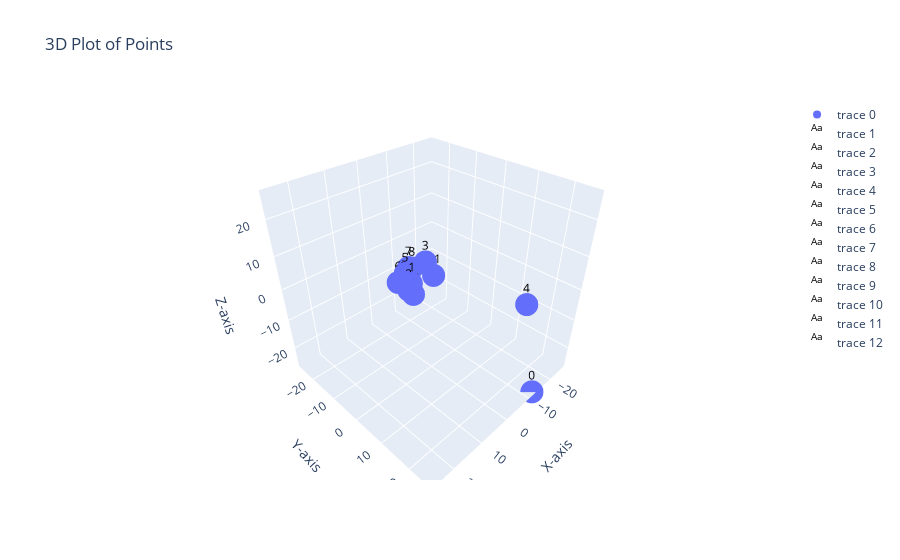

Notebook cell for this chart:
### Code cell
file_name="couplings_J_avg"
dab=load_d(file_name)
mapData(dab)

### Figure 1 — Plotly figure (JSON) as saved in the notebook; plotly's stock layout.template omitted (floating-point values rounded to 4 significant figures)
{"data": [{"mode": "markers", "type": "scatter3d", "x": [-12.53, 6.368, 7.001, -0.955, -12.62, 5.246, 5.893, 0.3062, -0.8996, 3.232, 2.44, -3.491], "y": [26.26, -0.7419, -1.016, -3.279, 20.59, -4.143, -6.246, -8.407, -8.362, -7.386, -4.406, -2.865], "z": [-27.25, 4.796, 3.028, 6.703, -0.3696, 5.557, 2.24, 3.284, 2.603, 0.1272, -2.321, 1.607]}, {"hoverinfo": "none", "mode": "text", "text": "0", "textfont": {"color": "black", "size": 12}, "type": "scatter3d", "x": [-12.53], "y": [26.26], "z": [-27.25]}, {"hoverinfo": "none", "mode": "text", "text": "1", "textfont": {"color": "black", "size": 12}, "type": "scatter3d", "x": [6.368], "y": [-0.7419], "z": [4.796]}, {"hoverinfo": "none", "mode": "text", "text": "2", "textfont": {"color": "black", "size": 12}, "type": "scatter3d", "x": [7.001], "y": [-1.016], "z": [3.028]}, {"hoverinfo": "none", "mode": "text", "text": "3", "textfont": {"color": "black", "size": 12}, "type": "scatter3d", "x": [-0.955], "y": [-3.279], "z": [6.703]}, {"hoverinfo": "none", "mode": "text", "text": "4", "textfont": {"color": "black", "size": 12}, "type": "scatter3d", "x": [-12.62], "y": [20.59], "z": [-0.3696]}, {"hoverinfo": "none", "mode": "text", "text": "5", "textfont": {"color": "black", "size": 12}, "type": "scatter3d", "x": [5.246], "y": [-4.143], "z": [5.557]}, {"hoverinfo": "none", "mode": "text", "text": "6", "textfont": {"color": "black", "size": 12}, "type": "scatter3d", "x": [5.893], "y": [-6.246], "z": [2.24]}, {"hoverinfo": "none", "mode": "text", "text": "7", "textfont": {"color": "black", "size": 12}, "type": "scatter3d", "x": [0.3062], "y": [-8.407], "z": [3.284]}, {"hoverinfo": "none", "mode": "text", "text": "8", "textfont": {"color": "black", "size": 12}, "type": "scatter3d", "x": [-0.8996], "y": [-8.362], "z": [2.603]}, {"hoverinfo": "none", "mode": "text", "text": "9", "textfont": {"color": "black", "size": 12}, "type": "scatter3d", "x": [3.232], "y": [-7.386], "z": [0.1272]}, {"hoverinfo": "none", "mode": "text", "text": "10", "textfont": {"color": "black", "size": 12}, "type": "scatter3d", "x": [2.44], "y": [-4.406], "z": [-2.321]}, {"hoverinfo": "none", "mode": "text", "text": "11", "textfont": {"color": "black", "size": 12}, "type": "scatter3d", "x": [-3.491], "y": [-2.865], "z": [1.607]}], "layout": {"scene": {"aspectmode": "cube", "xaxis": {"range": [-27.25, 27.25], "title": {"text": "X-axis"}}, "yaxis": {"range": [-27.25, 27.25], "title": {"text": "Y-axis"}}, "zaxis": {"range": [-27.25, 27.25], "title": {"text": "Z-axis"}}}, "title": {"text": "3D Plot of Points"}}}
